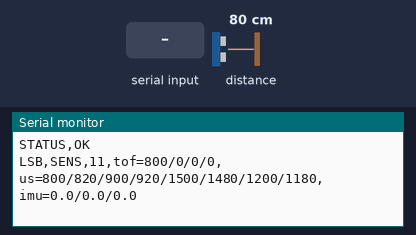
The sketch below on a simulated ESP32. Parts: the last lines printed to the serial monitor. Wiring (inferred from the names in the program): VL53L0X range finder at I2C address 0x29. The inputs (shaded band) are chosen by the test bench; at power-on: distance to the obstacle 80 cm.

Above: at 1.7 s.
1.8 s: "PING\n" received over Serial
At 1.82 s:
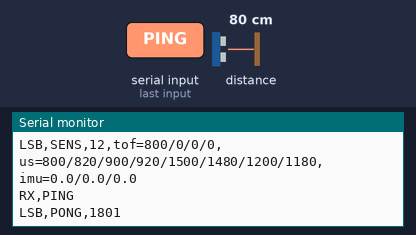
3.3 s: "ID?\n" received over Serial
At 3.32 s:
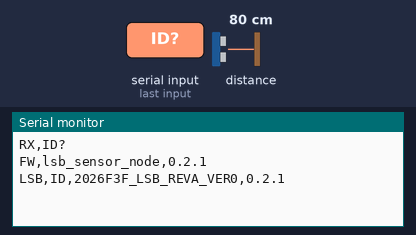
4.8 s: "I2C?\n" received over Serial
At 4.82 s:
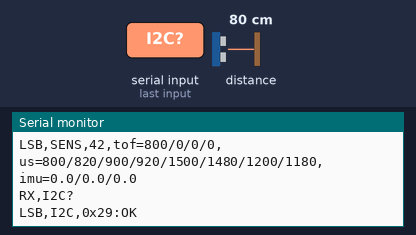
6.3 s: "TOF?\n" received over Serial
At 6.32 s:
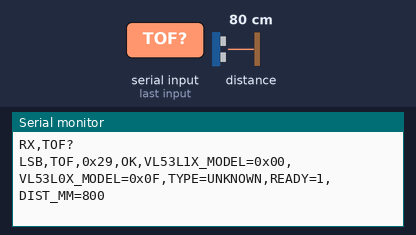
7.8 s: "SENS?\n" received over Serial
9.3 s: "RATE?\n" received over Serial
Timing chart, 0 to 11.8 s (numbered marks = the images above; inputs shaded):
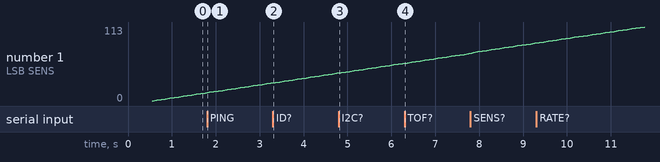

The sketch:

lsb_sensor_node.ino
```cpp
// 2026F3F LSB RevA ver0 serial sensor node.
// This sketch is safe for the current universal-board prototype:
// it reads no actuators, drives no motor pins, and only emits telemetry.

#include <Wire.h>
#include <VL53L1X.h>

static const char* SKETCH_NAME = "lsb_sensor_node";
static const char* VERSION = "0.2.1";
static const char* BOARD_ID = "2026F3F_LSB_REVA_VER0";

static const int PIN_I2C_SDA = 21;
static const int PIN_I2C_SCL = 22;

static const int PIN_US_FRONT_L = 4;
static const int PIN_US_FRONT_R = 13;
static const int PIN_US_RIGHT_F = 14;
static const int PIN_US_RIGHT_R = 25;
static const int PIN_US_REAR_R = 26;
static const int PIN_US_REAR_L = 27;
static const int PIN_US_LEFT_R = 32;
static const int PIN_US_LEFT_F = 33;

static const int PIN_IMU_INT1 = 35;
static const int PIN_IMU_INT2 = 36;
static const int PIN_OPT_INT = 34;

unsigned long lastOutputMs = 0;
uint32_t sequenceNumber = 0;
bool streamEnabled = true;
uint16_t streamIntervalMs = 100;
VL53L1X tofFrontSensor;
bool tofFrontReady = false;
int lastTofFrontMm = 0;

static void printFirmware() {
  Serial.print("FW,");
  Serial.print(SKETCH_NAME);
  Serial.print(",");
  Serial.println(VERSION);
  Serial.print("LSB,ID,");
  Serial.print(BOARD_ID);
  Serial.print(",");
  Serial.println(VERSION);
}

static void printI2cScan() {
  Serial.print("LSB,I2C");
  for (uint8_t address = 1; address < 127; ++address) {
    Wire.beginTransmission(address);
    uint8_t error = Wire.endTransmission();
    if (error == 0) {
      Serial.print(",0x");
      if (address < 16) {
        Serial.print("0");
      }
      Serial.print(address, HEX);
      Serial.print(":OK");
    }
  }
  Serial.println();
}

static uint16_t clampStreamInterval(long value) {
  if (value < 100) {
    return 100;
  }
  if (value > 2000) {
    return 2000;
  }
  return (uint16_t)value;
}

static void printRate() {
  Serial.print("LSB,RATE,");
  Serial.println(streamIntervalMs);
}

static bool readI2cRegister8(uint8_t address, uint16_t reg, uint8_t* value) {
  Wire.beginTransmission(address);
  Wire.write((uint8_t)(reg >> 8));
  Wire.write((uint8_t)(reg & 0xFF));
  if (Wire.endTransmission(false) != 0) {
    return false;
  }
  if (Wire.requestFrom((int)address, 1) != 1) {
    return false;
  }
  *value = Wire.read();
  return true;
}

static bool i2cAddressPresent(uint8_t address) {
  Wire.beginTransmission(address);
  return Wire.endTransmission() == 0;
}

static void printTofProbe() {
  const uint8_t address = 0x29;
  Serial.print("LSB,TOF,0x29");
  if (!i2cAddressPresent(address)) {
    Serial.println(",NG,NOT_FOUND");
    return;
  }

  uint8_t vl53l1xModel = 0;
  uint8_t vl53l0xModel = 0;
  bool hasL1xId = readI2cRegister8(address, 0x010F, &vl53l1xModel);
  bool hasL0xId = readI2cRegister8(address, 0x00C0, &vl53l0xModel);

  Serial.print(",OK");
  Serial.print(",VL53L1X_MODEL=0x");
  if (vl53l1xModel < 16) {
    Serial.print("0");
  }
  Serial.print(vl53l1xModel, HEX);
  Serial.print(",VL53L0X_MODEL=0x");
  if (vl53l0xModel < 16) {
    Serial.print("0");
  }
  Serial.print(vl53l0xModel, HEX);
  if (hasL1xId && vl53l1xModel == 0xEA) {
    Serial.print(",TYPE=VL53L1X");
  } else if (hasL0xId && vl53l0xModel == 0xEE) {
    Serial.print(",TYPE=VL53L0X");
  } else {
    Serial.print(",TYPE=UNKNOWN");
  }
  Serial.print(",READY=");
  Serial.print(tofFrontReady ? "1" : "0");
  Serial.print(",DIST_MM=");
  Serial.print(lastTofFrontMm);
  Serial.println();
}

static void initTofFront() {
  tofFrontReady = false;
  lastTofFrontMm = 0;
  if (!i2cAddressPresent(0x29)) {
    Serial.println("LSB,ERR,TOF_FRONT_NOT_FOUND,0x29");
    return;
  }

  tofFrontSensor.setBus(&Wire);
  tofFrontSensor.setTimeout(120);
  if (!tofFrontSensor.init()) {
    Serial.println("LSB,ERR,TOF_FRONT_INIT_FAILED,0x29");
    return;
  }
  tofFrontSensor.setDistanceMode(VL53L1X::Long);
  tofFrontSensor.setMeasurementTimingBudget(50000);
  tofFrontSensor.startContinuous(100);
  tofFrontReady = true;
  Serial.println("LSB,TOF_FRONT,OK,0x29");
}

static int readTofFrontMm() {
  if (!tofFrontReady) {
    return 0;
  }
  uint16_t distance = tofFrontSensor.read(false);
  if (tofFrontSensor.timeoutOccurred()) {
    Serial.println("LSB,ERR,TOF_FRONT_TIMEOUT,0x29");
    tofFrontReady = false;
    return 0;
  }
  if (distance > 0 && distance < 8190) {
    lastTofFrontMm = (int)distance;
  }
  return lastTofFrontMm;
}

static int readPrototypeDistanceMm(int pin, int fallbackMm) {
  // The current universal-board prototype may not have every LSB sensor mounted.
  // Keep this deterministic until each actual module is wired and its library is selected.
  (void)pin;
  return fallbackMm;
}

static void printSensorSnapshot() {
  const int tofFront = readTofFrontMm();
  const int tofRight = 0;
  const int tofRear = 0;
  const int tofLeft = 0;

  const int usFrontL = readPrototypeDistanceMm(PIN_US_FRONT_L, 800);
  const int usFrontR = readPrototypeDistanceMm(PIN_US_FRONT_R, 820);
  const int usRightF = readPrototypeDistanceMm(PIN_US_RIGHT_F, 900);
  const int usRightR = readPrototypeDistanceMm(PIN_US_RIGHT_R, 920);
  const int usRearR = readPrototypeDistanceMm(PIN_US_REAR_R, 1500);
  const int usRearL = readPrototypeDistanceMm(PIN_US_REAR_L, 1480);
  const int usLeftR = readPrototypeDistanceMm(PIN_US_LEFT_R, 1200);
  const int usLeftF = readPrototypeDistanceMm(PIN_US_LEFT_F, 1180);

  Serial.print("LSB,SENS,");
  Serial.print(sequenceNumber++);
  Serial.print(",tof=");
  Serial.print(tofFront);
  Serial.print("/");
  Serial.print(tofRight);
  Serial.print("/");
  Serial.print(tofRear);
  Serial.print("/");
  Serial.print(tofLeft);
  Serial.print(",us=");
  Serial.print(usFrontL);
  Serial.print("/");
  Serial.print(usFrontR);
  Serial.print("/");
  Serial.print(usRightF);
  Serial.print("/");
  Serial.print(usRightR);
  Serial.print("/");
  Serial.print(usRearR);
  Serial.print("/");
  Serial.print(usRearL);
  Serial.print("/");
  Serial.print(usLeftR);
  Serial.print("/");
  Serial.print(usLeftF);
  Serial.println(",imu=0.0/0.0/0.0");
}

static void handleCommand(const String& command) {
  if (command == "PING") {
    Serial.print("LSB,PONG,");
    Serial.println(millis());
  } else if (command == "ID?") {
    printFirmware();
  } else if (command == "I2C?") {
    printI2cScan();
  } else if (command == "TOF?") {
    printTofProbe();
  } else if (command == "SENS?") {
    printSensorSnapshot();
  } else if (command == "RATE?") {
    printRate();
  } else if (command.startsWith("RATE ")) {
    streamIntervalMs = clampStreamInterval(command.substring(5).toInt());
    printRate();
  } else if (command.startsWith("RATE,")) {
    streamIntervalMs = clampStreamInterval(command.substring(5).toInt());
    printRate();
  } else if (command == "STREAM ON") {
    streamEnabled = true;
    Serial.println("LSB,STATUS,STREAM,OK");
  } else if (command == "STREAM OFF") {
    streamEnabled = false;
    Serial.println("LSB,STATUS,STREAM,OK");
  } else if (command.length() > 0) {
    Serial.print("LSB,ERR,UNKNOWN_COMMAND,");
    Serial.println(command);
  }
}

static void handleSerialInput() {
  while (Serial.available()) {
    String line = Serial.readStringUntil('\n');
    line.trim();
    if (line.length() > 0) {
      Serial.print("RX,");
      Serial.println(line);
      handleCommand(line);
    }
  }
}

void setup() {
  pinMode(PIN_IMU_INT1, INPUT);
  pinMode(PIN_IMU_INT2, INPUT);
  pinMode(PIN_OPT_INT, INPUT);
  pinMode(PIN_US_FRONT_L, INPUT);
  pinMode(PIN_US_FRONT_R, INPUT);
  pinMode(PIN_US_RIGHT_F, INPUT);
  pinMode(PIN_US_RIGHT_R, INPUT);
  pinMode(PIN_US_REAR_R, INPUT);
  pinMode(PIN_US_REAR_L, INPUT);
  pinMode(PIN_US_LEFT_R, INPUT);
  pinMode(PIN_US_LEFT_F, INPUT);

  Serial.begin(115200);
  delay(500);
  Wire.begin(PIN_I2C_SDA, PIN_I2C_SCL);

  Serial.println("BOOT,LSB_SENSOR_NODE_READY");
  printFirmware();
  printRate();
  printI2cScan();
  initTofFront();
  printTofProbe();
}

void loop() {
  handleSerialInput();
  unsigned long now = millis();
  if (streamEnabled && now - lastOutputMs >= streamIntervalMs) {
    lastOutputMs = now;
    Serial.println("STATUS,OK");
    printSensorSnapshot();
  }
}
```

Measured:
- after the input at 1.8 s, the serial monitor: prints a new line at once (image 1)
- after the input at 3.3 s, the serial monitor: prints a new line at once (image 2)
- after the input at 4.8 s, the serial monitor: prints a new line at once (image 3)
- after the input at 6.3 s, the serial monitor: prints a new line at once (image 4)
- plotted number 1: 72 → 88 after the input at 7.8 s
